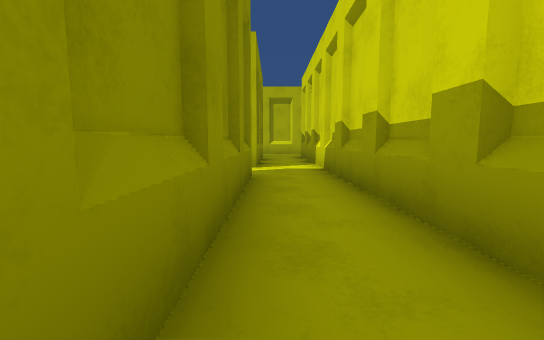
[1] (above)

14 first-person views from a walk through a Unity game level. The camera is 1.2 m above the floor, tilts 6° down and sees 90° across. The floor is counted in squares, 2 m on a side. Each view is taken from the middle of a square. On the plan, view 1 faces up. The plan holds only what a view shows up to about 9 squares ahead; the rest is blank. The place goes on beyond the plan. The player is left out. Surface patterns are stand-ins for the level's own textures.

[2]
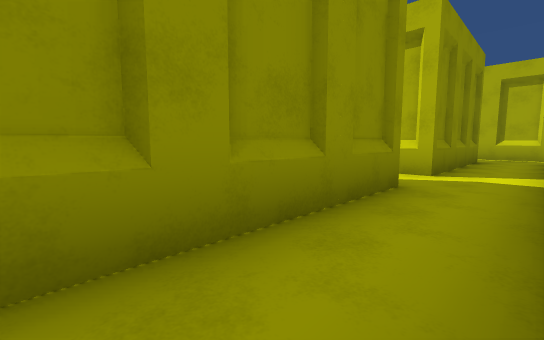

[3]
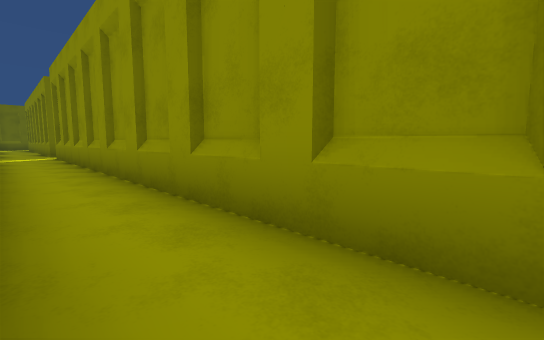

[4]
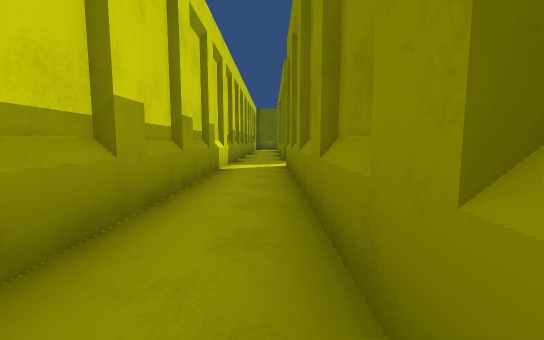

[5]
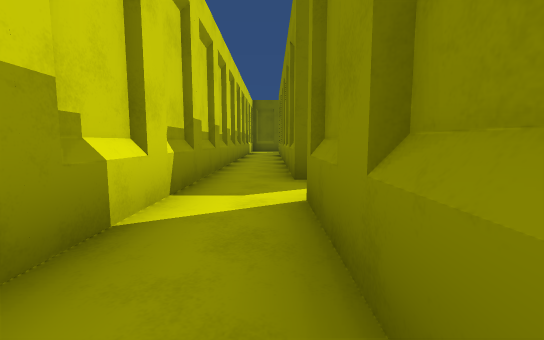

[6]
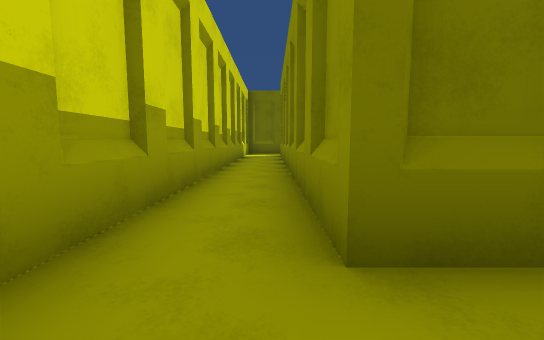

[7]
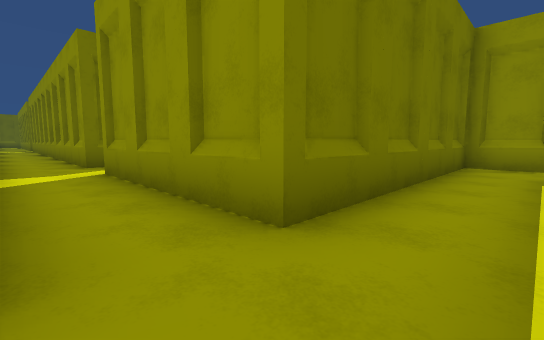

[8]
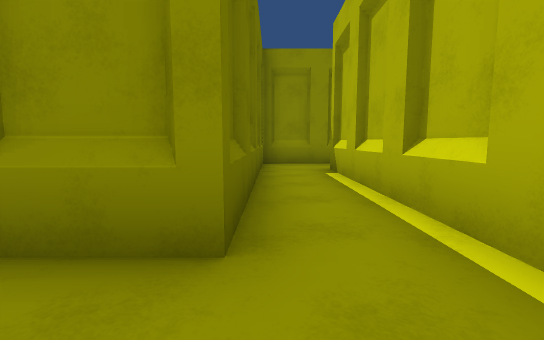

[9]
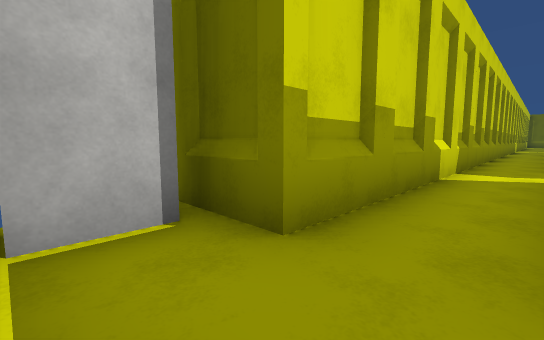

[10]
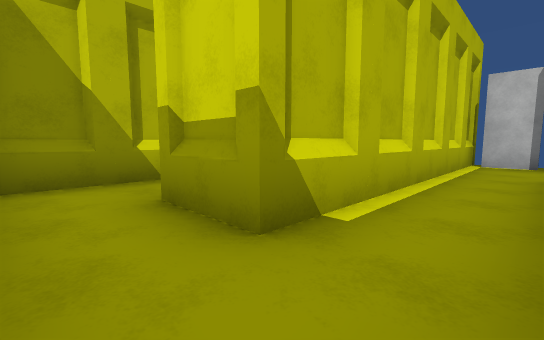

[11]
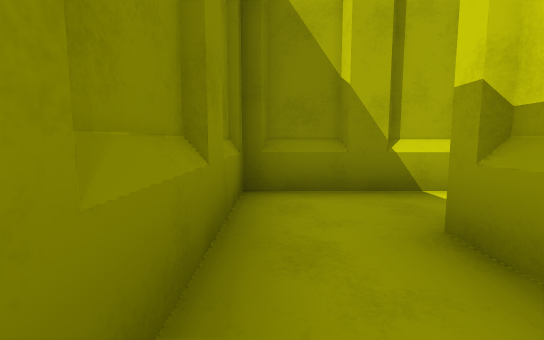

[12]
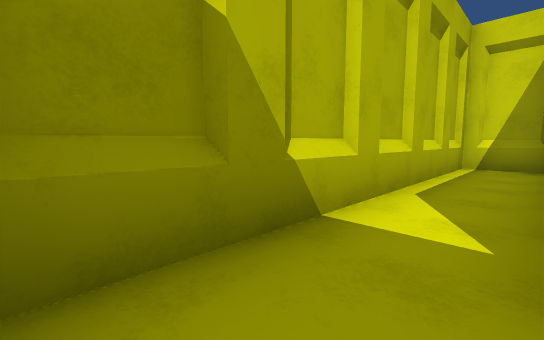

[13]
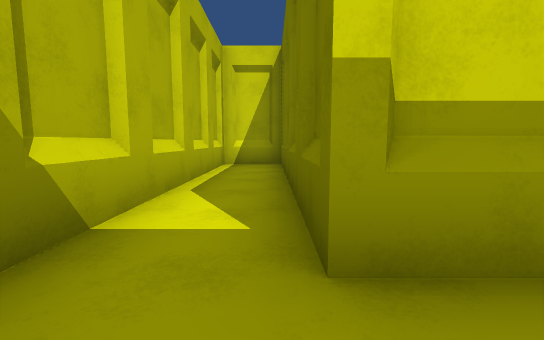

[14]
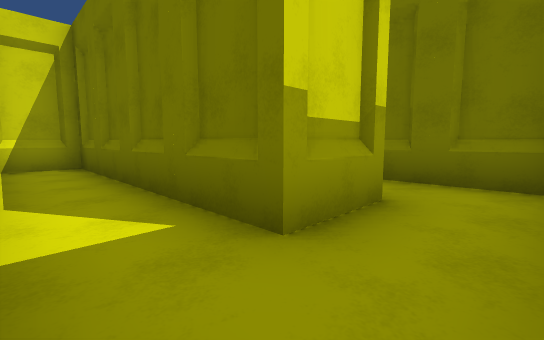

### Floor plan
Ten units are one square. View 1 is at (0, 0); x grows to the right and y downward. Boxes are objects, and circles mark ways between rooms. Rooms are numbered by the first view taken in them; rooms with no view inside come last. Other rooms are left out.
<svg viewBox="-69 -158 99 308">
<path fill="none" stroke="#000" d="M11 -4 11 -108 25 -108M-8 -48 -4 -48 -4 88M19 -110 19 -121M-14 102 -4 102 -4 145M25 -123 -49 -123M-64 -126 -64 -108 -4 -108 -4 -63 -10 -63M11 145 11 30M-49 -123 -49 -138 11 -138 11 -153 -64 -153 -64 -126"/>
<circle cx="-55" cy="-130" r="3" fill="#2a7"/>
<text x="0" y="-10">1</text>
<text x="-30" y="-140">2</text>
</svg>
Room 1 opens to room 2.

Where each view was taken, in squares from view 1:
view 1: 0 up, 0 right, facing up
view 2: 1 up, 1 right, facing up-left
view 3: 3 up, 1 right, facing down-left
view 4: 2 down, 0 right, facing down
view 5: 6 down, 0 right, facing down
view 6: 9 down, 0 right, facing down
view 7: 12 up, 1 right, facing down-left
view 8: 11 up, 1 right, facing left
view 9: 12 up, 0 right, facing down-right
view 10: 11 up, 6 left, facing up-right
view 11: 12 up, 6 left, facing up
view 12: 14 up, 6 left, facing up-right
view 13: 14 up, 6 left, facing right
view 14: 15 up, 6 left, facing down-right
